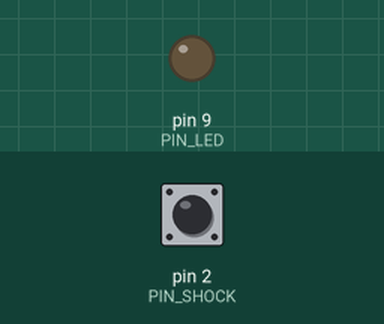
The sketch below on a simulated Arduino Uno, built with avr-gcc and run on an emulated ATmega328P. Shown: output pins drawn as LEDs (lit = HIGH). Dashed ring = blinking. Inputs (shaded band) come from the test bench; at power-on: pin 2 (PIN_SHOCK) HIGH. What the sketch prints to the serial monitor is not drawn.

Above: at 2.2 s.
2.3 s: pin 2 (PIN_SHOCK) pulled LOW for 1 s
At 2.45 s:
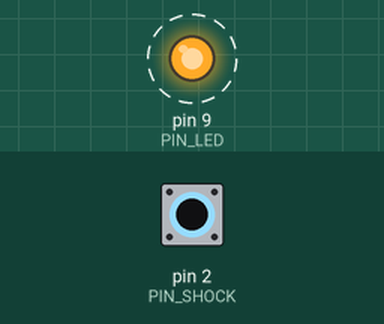
5.1 s: pin 2 (PIN_SHOCK) pulled LOW for 3.2 s
At 5.25 s:
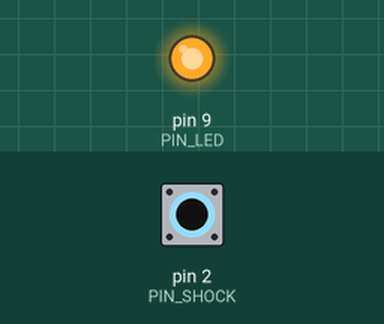
Timing chart, 0 to 10.1 s (numbered marks = the images above; inputs shaded):
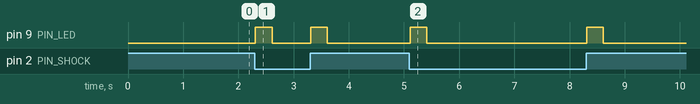

The sketch:

12.ino
```cpp
const int PIN_SHOCK = 2;
const int PIN_LED   = 9;
int  alarms = 0;
bool lastState;

void setup() {
  pinMode(PIN_SHOCK, INPUT_PULLUP);       // กันขาลอย ไม่ให้นับผีหลอก
  pinMode(PIN_LED, OUTPUT);
  Serial.begin(9600);

  delay(1000);                            // รอให้นิ่งก่อนจำสถานะเริ่มต้น
  lastState = digitalRead(PIN_SHOCK);
  Serial.println("ลองเขย่าดู");
}

void loop() {
  bool now = digitalRead(PIN_SHOCK);

  if (now != lastState) {                 // สถานะเปลี่ยน = มีการสั่น
    alarms++;
    Serial.print("!! ตรวจพบการสั่น ครั้งที่ ");
    Serial.print(alarms);
    Serial.println(" !!");

    digitalWrite(PIN_LED, HIGH);

    delay(300);                           // หน่วงกันนับซ้ำจากการสั่นค้าง
    digitalWrite(PIN_LED, LOW);

    lastState = digitalRead(PIN_SHOCK);
    return;
  }
  lastState = now;
}
```

Measured:
- after the input at 2.3 s, pin 9 (PIN_LED): alternates HIGH for 0.30 s and LOW for 0.70 s, 4 changes in all, then stays LOW, starting at once
- after the input at 5.1 s, pin 9 (PIN_LED): alternates HIGH for 0.30 s and LOW for 2.9 s, 4 changes in all, then stays LOW, starting at once
